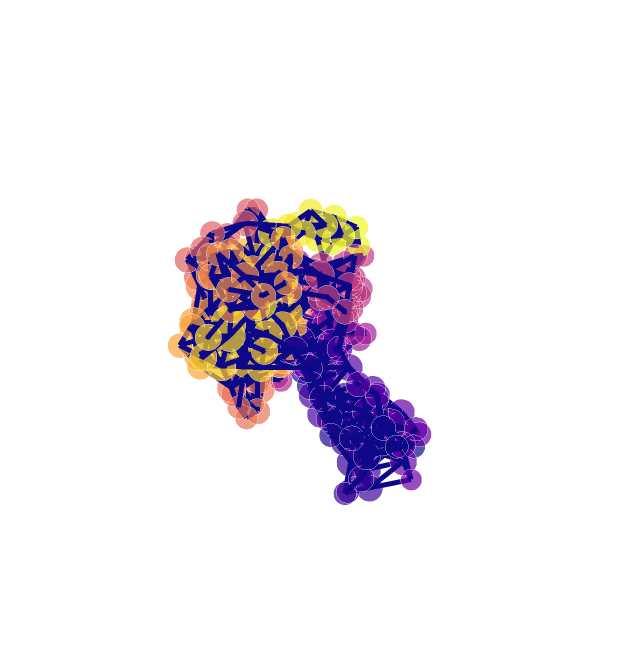

Here is the notebook cell this chart was saved with:
### Markdown cell above
## **Data Retrival**

### Code cell
#dataframe info
csv_filename = "PL_cleaned_index.csv"
csv_filepath = os.path.join(datapath, csv_filename)
df = pd.read_csv(csv_filepath)

#primo PDB ID dal dataframe locale
pdb_id = df['PDB_code'].iloc[0]
print(f"Proteina selezionata: {pdb_id}")

#creazione e visualizzazione del grafo
def create_protein_graph(pdb_code: str) -> nx.Graph:
    edge_funcs = [partial(add_distance_threshold, long_interaction_threshold=0, threshold=8.0)]
    config = ProteinGraphConfig(edge_construction_functions=edge_funcs)
    print(f"Costruzione grafo 3D per {pdb_code} in corso...")
    return construct_graph(config=config, pdb_code=pdb_code)

def visualize_protein_3D(g: nx.Graph):
    fig = plotly_protein_structure_graph(
        g,
        colour_edges_by="kind",
        colour_nodes_by="seq_position",
        node_size_multiplier=1
    )
    fig.show()


G_protein = create_protein_graph(pdb_id)
print(f"\nNodi (Amminoacidi): {G_protein.number_of_nodes()}")
print(f"Archi (Interazioni): {G_protein.number_of_edges()}")
visualize_protein_3D(G_protein)

### Figure 1 — Plotly figure (JSON) as saved in the notebook; plotly's stock layout.template omitted (floating-point values rounded to 4 significant figures; data arrays with more than 128 entries replaced by an {"elided": "..."} marker saying what was removed)
{"data": [{"hoverinfo": "text+x+y+z", "marker": {"color": {"elided": "276x4 float values"}, "opacity": 0.7, "size": {"elided": "276 int values"}, "symbol": "circle"}, "mode": "markers", "text": {"elided": "276 str values"}, "type": "scatter3d", "x": {"elided": "276 float values"}, "y": {"elided": "276 float values"}, "z": {"elided": "276 float values"}}, {"hoverinfo": "text", "line": {"color": {"elided": "5127x4 float values"}, "width": 10}, "mode": "lines", "text": {"elided": "5127 str values"}, "type": "scatter3d", "x": {"elided": "5127 float values"}, "y": {"elided": "5127 float values"}, "z": {"elided": "5127 float values"}}], "layout": {"height": 650, "margin": {"t": 100}, "scene": {"xaxis": {"showbackground": false, "showgrid": false, "showline": false, "showticklabels": false, "title": {"text": ""}, "zeroline": false}, "yaxis": {"showbackground": false, "showgrid": false, "showline": false, "showticklabels": false, "title": {"text": ""}, "zeroline": false}, "zaxis": {"showbackground": false, "showgrid": false, "showline": false, "showticklabels": false, "title": {"text": ""}, "zeroline": false}}, "showlegend": false, "width": 620}}
